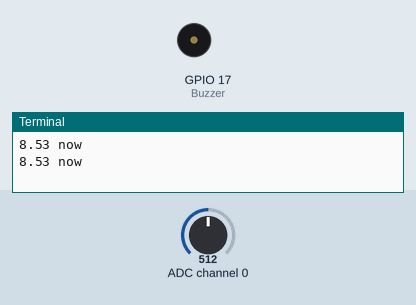
This program was run on a simulated Raspberry Pi (BCM pin numbers). Parts: buzzer (waves = sounding, pin HIGH), the last lines printed to the terminal. Inputs (shaded band) come from the test bench; at power-on: ADC channel 0 = 512 (analog values on the 0–1023 scale). The clock reads 2024-03-15 10:24:30 at power-on unless the program sets it; files the program writes start out absent; sending an e-mail succeeds after 1 s; pins used as bus, display or sensor lines are not drawn.

Above: at 12.5 s.
At 26.76 s:
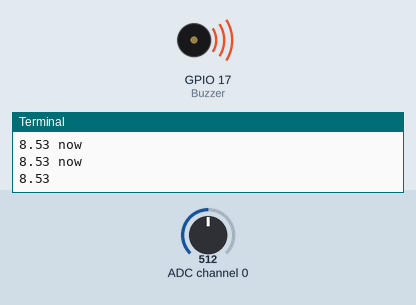
Timing chart, 0 to 36.3 s (numbered marks = the images above):
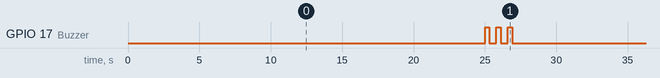

Measured:
- by itself, GPIO 17 (Buzzer): repeats every 27.9 s: 2 × (LOW 0.50 s, HIGH 0.30 s), LOW 26.0 s, HIGH 0.30 s
- by itself, everything shown: repeats every 27.9 s, in 6 steps

The program:

voltage.py
```python
import RPi.GPIO as GPIO
import time
from datetime import datetime
import statistics
import smtplib
from email.mime.text import MIMEText
from email.header import Header
from email.utils import formataddr
import base64

# change these as desired - they're the pins connected from the
# SPI port on the ADC to the Cobbler
SPICLK = 6
SPIMISO = 13
SPIMOSI = 19
SPICS = 26
mq7_apin = 0
Buzzer = 17

#Set Voltage Lists and Varables
Volt_list = []
Volt_read = []

Graph_repeat=5
Read_repeat=5


#port init
def init():
         GPIO.setwarnings(False)
         GPIO.cleanup()			#clean up at the end of your script
         GPIO.setmode(GPIO.BCM)		#to specify whilch pin numbering system
         # set up the SPI interface pins
         GPIO.setup(SPIMOSI, GPIO.OUT)
         GPIO.setup(SPIMISO, GPIO.IN)
         GPIO.setup(SPICLK, GPIO.OUT)
         GPIO.setup(SPICS, GPIO.OUT)
         GPIO.setup(Buzzer, GPIO.OUT)

#read SPI data from MCP3008(or MCP3204) chip,8 possible adc's (0 thru 7)
def readadc(adcnum, clockpin, mosipin, misopin, cspin):
        if ((adcnum > 7) or (adcnum < 0)):
                return -1
        GPIO.output(cspin, True)

        GPIO.output(clockpin, False)  # start clock low
        GPIO.output(cspin, False)     # bring CS low

        commandout = adcnum
        commandout |= 0x18  # start bit + single-ended bit
        commandout <<= 3    # we only need to send 5 bits here
        for i in range(5):
                if (commandout & 0x80):
                        GPIO.output(mosipin, True)
                else:
                        GPIO.output(mosipin, False)
                commandout <<= 1
                GPIO.output(clockpin, True)
                GPIO.output(clockpin, False)

        adcout = 0
        # read in one empty bit, one null bit and 10 ADC bits
        for i in range(12):
                GPIO.output(clockpin, True)
                GPIO.output(clockpin, False)
                adcout <<= 1
                if (GPIO.input(misopin)):
                        adcout |= 0x1

        GPIO.output(cspin, True)

        adcout >>= 1       # first bit is 'null' so drop it
        return adcout
#main ioop


def main():
         init()

         while True:
                 for x in range(Graph_repeat):
                         #read volt modifier file
                         with open('volt_modifier.txt') as f:
                                 volt_modifier = f.read()

                         for x in range(Read_repeat):
                                Voltage=readadc(mq7_apin, SPICLK, SPIMOSI, SPIMISO, SPICS)
                                VoltageOutput=(Voltage*(3.3/1024)*5.05)
                                Volt_read.append(VoltageOutput) #append volt_read list
                                time.sleep(1)
                         Voltage = statistics.mean(Volt_read) #store average of list
                         Voltage = float(Voltage)+float(volt_modifier)
                         Voltage = (round(Voltage, 2)) #round to 1 decimal places
                         Volt_read.clear() # clear list

                         Volt_list.append(Voltage)
                         now = datetime.now()
                         dt_string = now.strftime("%d/%m/%Y %H:%M")
                         print(str(dt_string) + str(' -> ')+ str(Voltage),file=open("../readings/voltage.txt", "w"))
                         print(str(Voltage) + str(' now'))

                 Voltage_graph = statistics.mean(Volt_list)
                 Voltage_graph_round=(round(Voltage_graph, 2))
                 print(str(dt_string) + str(' -> ')+ str(Voltage_graph_round),file=open("../readings/voltage_graph.txt", "a"))
                 Volt_list.clear()
                 print(Voltage_graph_round)

                 #Alert if voltage is between 1 and 11.5
                 is_between = 1 <= Voltage_graph_round <= 11.5
                 Shall_Alert = is_between
                 if Shall_Alert==True:
                         GPIO.output(Buzzer,GPIO.HIGH)
                         time.sleep(0.3)
                         GPIO.output(Buzzer,GPIO.LOW)
                         time.sleep(0.5)
                         GPIO.output(Buzzer,GPIO.HIGH)
                         time.sleep(0.3)
                         GPIO.output(Buzzer,GPIO.LOW)
                         time.sleep(0.5)
                         GPIO.output(Buzzer,GPIO.HIGH)
                         time.sleep(0.3)
                         GPIO.output(Buzzer,GPIO.LOW)

                         #send email notification

                         #read volt modifier file
                         with open('../emailadd.txt') as f:
                                 receiver = f.read()
                         sender = "notifications@savvyvan.co.uk"
                         print(receiver)

                         msg = MIMEText('Dear User\n\nYour battery voltage is ' + str(Voltage_graph_round) + 'v\n\nPlease consult your battery product manual to resolve this error\n\nThankyou\n\nSavvyVan\nSupport@SavvyVan.co.uk\nhttps://www.savvyvan.co.uk\n\n\nPlease do not reply, this mailbox is unmonitored')

                         msg['Subject'] = 'Low Voltage Alert! ' + str(Voltage_graph_round) + 'v'
                         msg['From'] = formataddr((str(Header('SavvyVan Notifications', 'utf-8')), sender))
                         msg['To'] = receiver
                         msg['X-Priority'] = '2'

                         user = 'outbound@ripsolutions.co.uk'
                         password = (base64.b64decode("c2FjbXUwLUdvbWh1ay14YXF0YXA=").decode("utf-8"))

                         with smtplib.SMTP("smtp.ionos.co.uk", 25) as server:

                                server.login(user, password)
                                server.sendmail(sender, receiver, msg.as_string())
                                print('Mail Sent - Low Voltage Alert! ' + str(Voltage_graph_round) + 'v')


#file=open("readings/battery.txt", "w")

if __name__ =='__main__':
         try:
                 main()
                 pass
         except KeyboardInterrupt:
                 pass

GPIO.cleanup()
```
